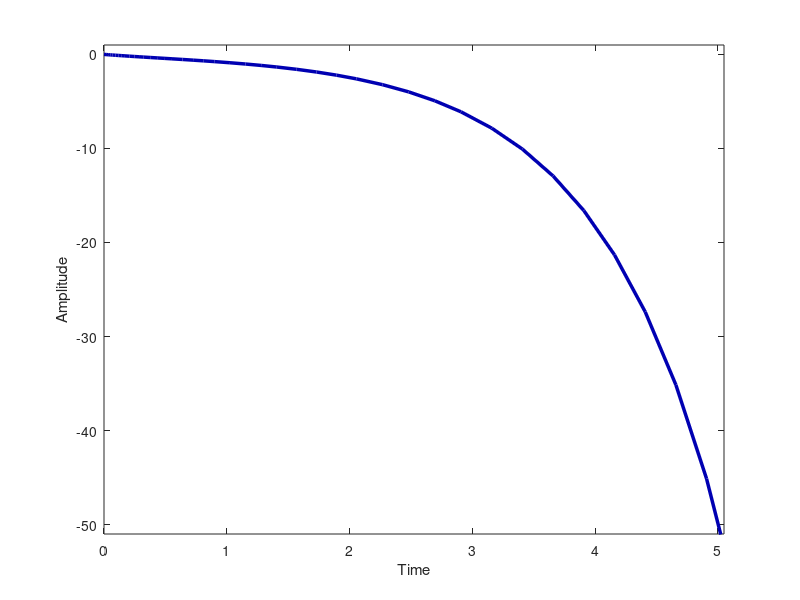

This chart was generated by the following MATLAB code: (Note: this script raises an error after producing the figure.)
a2 = 1;
a1 = 1;
a0 = -2;
y0 = 0;
dy0 = -1; 
odefun = @(t, x) [x(2);
                  ( -a1*x(2) - a0*x(1) )/a2 ];
tspan = [0 10];
x0 = [y0; dy0];
[t, x] = ode45(odefun, tspan, x0);
%%%%%%%%%%%%%%%%%%%%%%%%%%%%%%%%%%%%%%%%%%%%%%%%%%%%%%%%%%%%%%%%%%%%%%%%%%%
figure('Color', 'white', 'Position', [100, 100, 900, 400]);

plot(t, x(:,1), ...
    'LineWidth', 2.5, ...
    'Color', [0.0, 0.0, 0.7]);

ylim([-51, 1]); xlim([0, 5.05]); 
xlabel('Time'); ylabel('Amplitude');

ax = gca; ax.XTick = 0:1:10; 
ax.LineWidth = 1.5; ax.FontSize = 12;
ax.XColor = [0.3, 0.3, 0.3]; ax.YColor = [0.3, 0.3, 0.3];
ax.GridColor = [0.9, 0.9, 0.9]; ax.GridAlpha = 0.4;
ax.MinorGridColor = [0.95, 0.95, 0.95]; ax.MinorGridAlpha = 0.2;

grid on; grid minor; box on; grid on;

legend('y_{paz}(t)', 'Location', 'northeast', 'FontSize', 15)

set(findall(gcf, '-property', 'FontName'), 'FontName', 'DejaVu Math TeX Gyre');
exportgraphics(gcf, '../../images/task1/y_raz.png', 'Resolution', 300);
